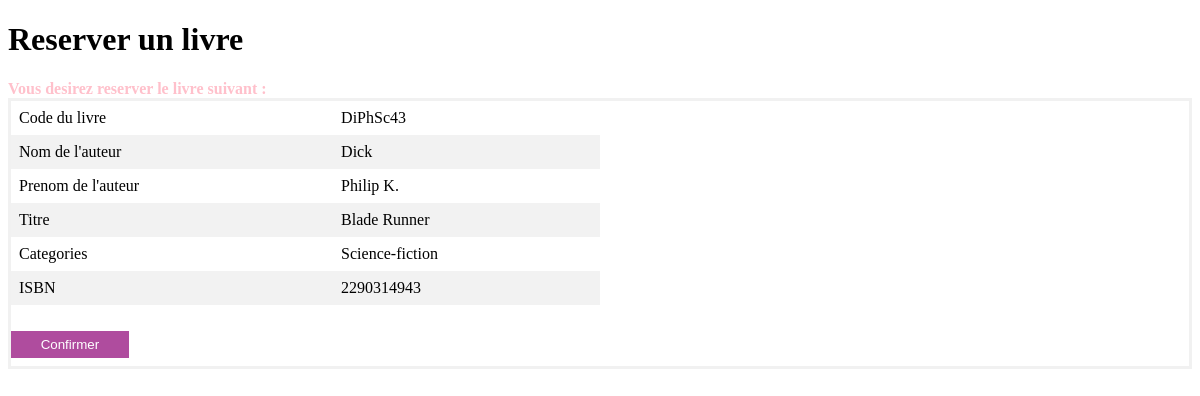
The app's page /Bibliotheque_Projet/reserve.php?action=reserver&id=DiPhSc43 (signed in) with its own data.
### tables this page shows
CREATE TABLE `livres` (
  `livcode` char(255) NOT NULL,
  `livnomaut` char(255) DEFAULT NULL,
  `livprenomaut` char(255) DEFAULT NULL,
  `livtitre` char(255) DEFAULT NULL,
  `livcategorie` char(255) DEFAULT NULL,
  `livISBN` char(255) DEFAULT NULL,
  `livdejareserve` tinyint(1) NOT NULL DEFAULT 0
);

### Bibliotheque_Projet/reserve.php (the view, shortened to what this page needs)
<!DOCTYPE html>
<html lang="en">
<head>
    <link rel="stylesheet" href="style.css">
</head>
<body>
    <h1>Reserver un livre</h1>
    <span style='color:pink'><strong> Vous desirez reserver le livre suivant :</strong></span>
    <form method="post" action="confirmationReservation.php" >
    <table>
<?php
require('config.php') ;
    if($_GET['action']=="reserver")
    {
        $sql = "select * from livres where livcode= :id" ;
        $stmt = $conn->prepare($sql);
        $stmt->bindValue(':id',$_GET['id']) ;
        $stmt->execute() ;
        while( $livre= $stmt->fetch())
        {?>
        <tr>
            <td>Code du livre</td>
            <td><?php echo $livre['livcode']?></td>
        </tr>
        <tr>
            <td>Nom de l'auteur</td>
            <td><?php echo $livre['livnomaut']?></td>
        </tr>
        <tr>
            <td>Prenom de l'auteur</td>
            <td><?php echo $livre['livprenomaut']?></td>
        </tr>
        <tr>
            <td>Titre</td>
            <td><?php echo $livre['livtitre']?></td>
        </tr>
        <tr>
            <td>Categories</td>
            <td><?php echo $livre['livcategorie']?></td>
        </tr>
        <tr>
            <td>ISBN</td>
            <td><?php echo $livre['livISBN']?></td>
        </tr>
       <?php }
    }
?>
</table>
<br>
<button type="submit" name = "confr">Confirmer</button>
</form>
</body>
</html>

### Bibliotheque_Projet/style.css (style rules this page uses)
form { border: 3px solid #f1f1f1; }
table { border-collapse: collapse; width: 50%; }
th, td { text-align: left; padding: 8px; }
tr:nth-child(even) { background-color: #f2f2f2 }
button { background-color: rgb(175, 76, 158); color: white; padding: 6px 10px; margin: 8px 0; border: none; cursor: pointer; width: 10%; }

### records on screen
livres: livcode "DiPhSc43", livnomaut "Dick", livprenomaut "Philip K.", livtitre "Blade Runner", livcategorie "Science-fiction", livISBN "2290314943"
